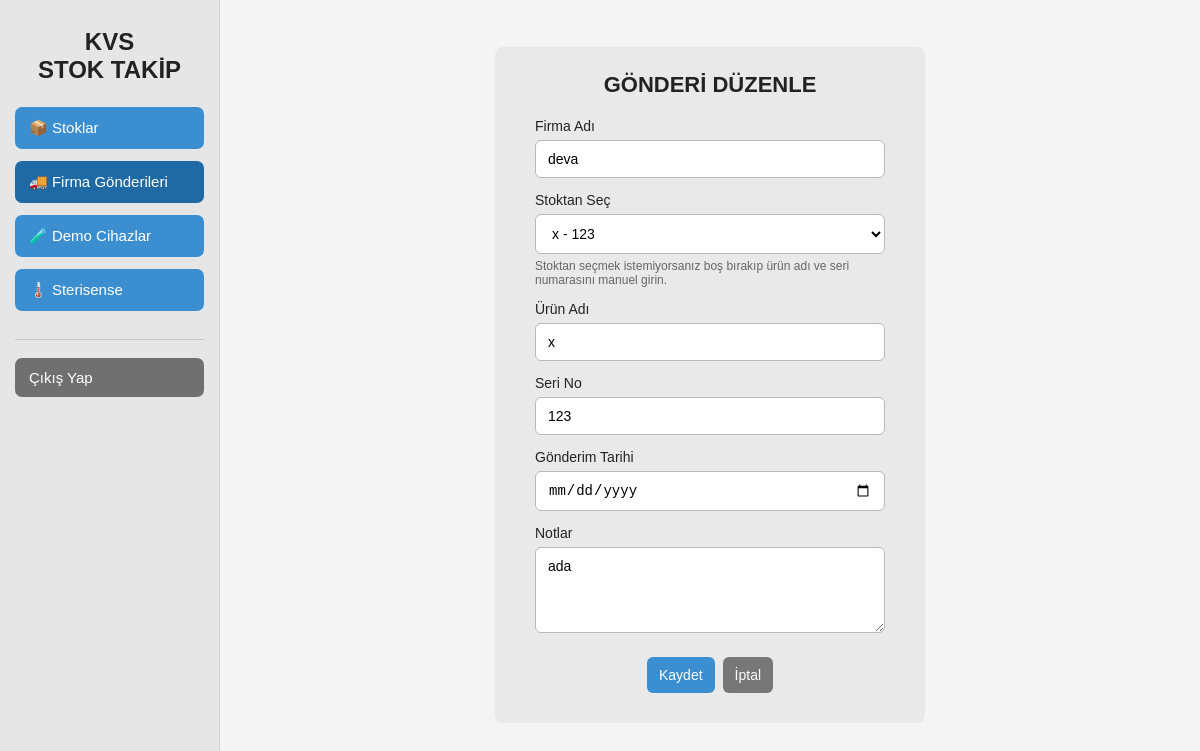
Page /firma-gonderileri/2/duzenle/ (signed in) on the earlier database version.
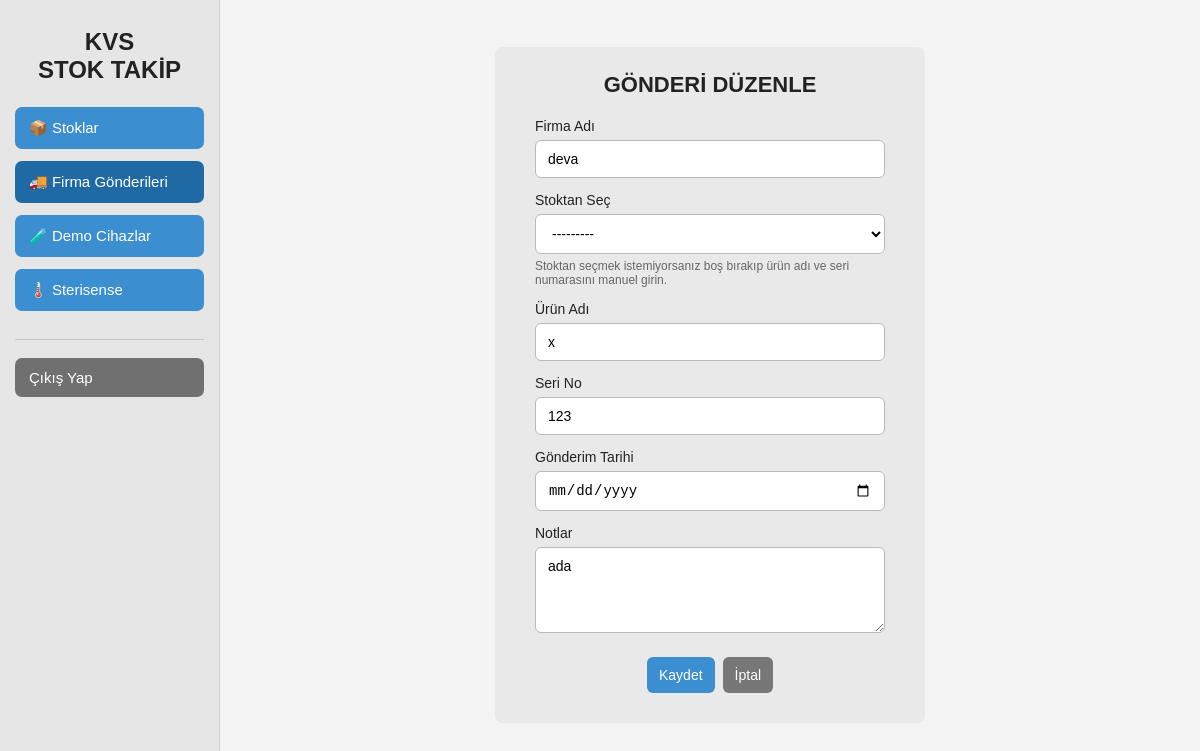
Same page on the later database version.
### stok/models.py (models this page shows, shortened)
class FirmaGonderi(models.Model):
    firma_adi = models.CharField(
        max_length=200,
        verbose_name="Firma Adı",
    )
    stok_urunu = models.ForeignKey(
        Urun,
        on_delete=models.SET_NULL,
        null=True,
        blank=True,
        related_name="firma_gonderileri",
        verbose_name="Stoktan Seç",
    )
    urun_adi = models.CharField(
        max_length=200,
        default="",
        verbose_name="Ürün Adı",
    )
    seri_no = models.CharField(
        max_length=150,
        default="",
        blank=True,
        verbose_name="Seri No",
    )
    gonderim_tarihi = models.DateField(
        verbose_name="Gönderim Tarihi",
    )
    notlar = models.TextField(
        blank=True,
        verbose_name="Notlar",
    )
    aktif = models.BooleanField(
        default=True,
        verbose_name="Aktif",
    )
    class Meta:
        verbose_name = "Firma Gönderisi"
        verbose_name_plural = "Firma Gönderileri"
        ordering = ["-gonderim_tarihi", "-id"]

### stok/views.py (the view, shortened to what this page needs)
@login_required
def firma_gonderi_duzenle(request, gonderi_id):
    gonderi = get_object_or_404(FirmaGonderi, pk=gonderi_id, aktif=True)
    eski_stok_urunu = gonderi.stok_urunu
    form = FirmaGonderiForm(request.POST or None, instance=gonderi)
    if eski_stok_urunu:
        form.fields["stok_urunu"].queryset = Urun.objects.filter(
            Q(adet__gt=0) | Q(pk=eski_stok_urunu.pk)
        ).order_by("urun_adi", "seri_no")
    return render(
        request,
        "stok/firma_gonderi_formu.html",
        {
            "form": form,
            "sayfa_basligi": "GÖNDERİ DÜZENLE",
            "aktif_menu": "gonderiler",
        },
    )

### stok/forms.py (shortened to what this page needs)
class FirmaGonderiForm(forms.ModelForm):
    class Meta:
        model = FirmaGonderi
        fields = [
            "firma_adi",
            "stok_urunu",
            "urun_adi",
            "seri_no",
            "gonderim_tarihi",
            "notlar",
        ]
        widgets = {
            "firma_adi": forms.TextInput(),
            "stok_urunu": forms.Select(),
            "urun_adi": forms.TextInput(),
            "seri_no": forms.TextInput(),
            "gonderim_tarihi": forms.DateInput(
                attrs={"type": "date"}
            ),
            "notlar": forms.Textarea(
                attrs={"rows": 4}
            ),
        }

### stok/models.py (called while the page is built)
    def __str__(self):
        return f"{self.urun_adi} - {self.seri_no}"

### stok/templates/stok/firma_gonderi_formu.html (shortened to what this page needs)
{% extends "stok/base.html" %}
{% block content %}
<div class="dialog-card">
    <h1 class="dialog-title">
        {{ sayfa_basligi }}
    </h1>
    <form method="post">
        {% for alan in form %}
            <div class="field">
                <label for="{{ alan.id_for_label }}">
                    {{ alan.label }}
                </label>
                {{ alan }}
                {% if alan.name == "stok_urunu" %}
                    <div class="help-text">
                        Stoktan seçmek istemiyorsanız boş bırakıp
                        ürün adı ve seri numarasını manuel girin.
                    </div>
                {% endif %}
            </div>
        {% endfor %}
        <div class="dialog-actions">
            <button type="submit" class="btn">
                Kaydet
            </button>
            <a
                href="{% url 'stok:firma_gonderileri' %}"
                class="btn secondary"
            >
                İptal
            </a>
        </div>
    </form>
</div>
{% endblock %}

Differences in the rows shown:
changed FirmaGonderi "deva": stok_urunu "x - 123" → "---------"
